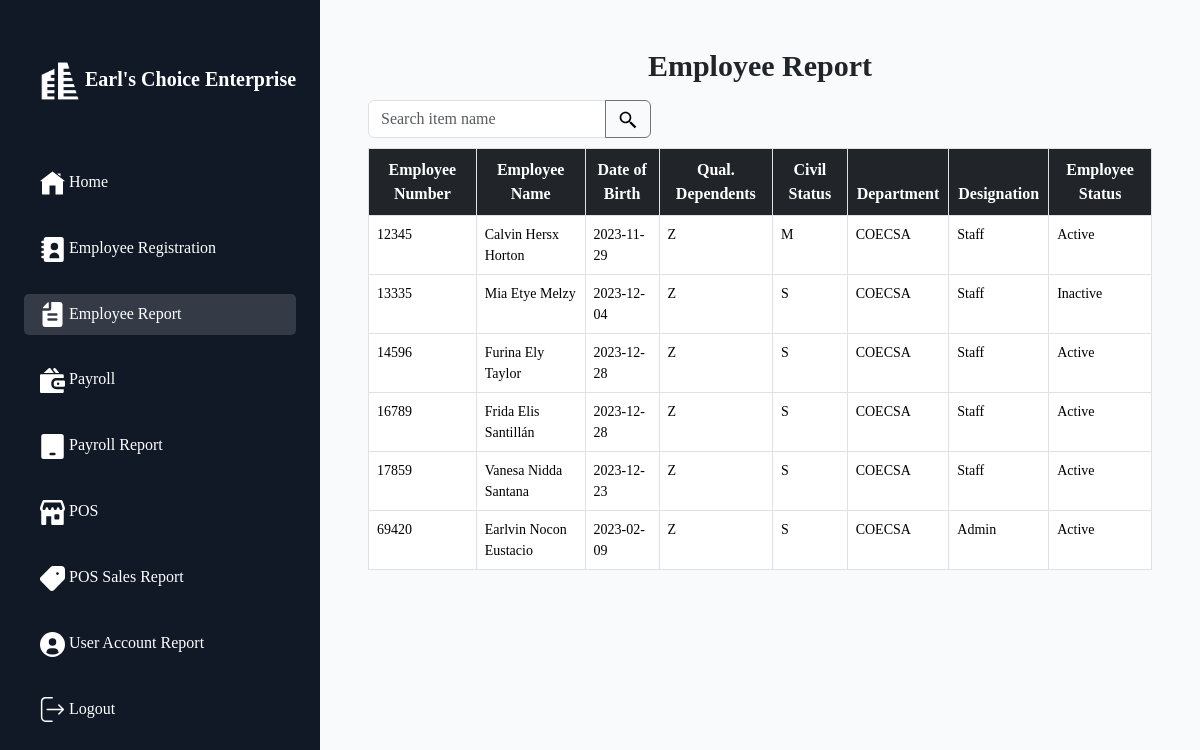
Screenshot of /employee_report.php (signed in) with the database file from the repository.
### tables this page shows
CREATE TABLE `personal_infotbl` (
  `id` int(11) NOT NULL,
  `employee_no` varchar(255) NOT NULL,
  `address_line1` text NOT NULL,
  `address_line2` text NOT NULL,
  `birth_date` date NOT NULL,
  `civil_status` varchar(255) NOT NULL,
  `contact_no` varchar(255) NOT NULL,
  `country` varchar(255) NOT NULL,
  `department` varchar(255) NOT NULL,
  `designation` varchar(255) NOT NULL,
  `email_address` varchar(255) NOT NULL,
  `employee_status` varchar(255) NOT NULL,
  `fname` varchar(255) NOT NULL,
  `gender` varchar(255) NOT NULL,
  `lname` varchar(255) NOT NULL,
  `mname` varchar(255) NOT NULL,
  `municipality` varchar(255) NOT NULL,
  `nationality` varchar(255) NOT NULL,
  `other_social_media_account` varchar(255) NOT NULL,
  `pay_date` date NOT NULL,
  `picpath` text NOT NULL,
  `qualified_dependent_status` varchar(255) NOT NULL,
  `social_media_account_id` varchar(255) NOT NULL,
  `state_province` varchar(255) NOT NULL,
  `suffix` varchar(255) NOT NULL,
  `zip_code` int(11) NOT NULL
);

### process/session_check.php (called while the page is built, shortened)
<?php
if (isset($_SESSION['privilege'])) {
    $user_privilege = $_SESSION['privilege'];
} else {
    header("Location: login_page.php");
    exit;
}

### employee_report.php (the view, shortened to what this page needs)
<?php
include 'process/session_check.php';
$conn = OpenCon();
$sql = "SELECT * FROM `personal_infotbl`;";
$result = $conn->query($sql);
?>
<!DOCTYPE html>
<html lang="en">
<head>
    <link href="https://cdn.jsdelivr.net/npm/bootstrap@5.3.1/dist/css/bootstrap.min.css" rel="stylesheet">
    <link rel="stylesheet" href="css/global.css">
</head>
<body>
    <div class="d-flex">
        <div class="vh-100 sticky-top " style="width: 320px; background-color:#111927">
            <nav class="navbar my-5 mx-4 px-3">
                <a class="navbar-brand text-white fw-bold" href="#">
                    <img src="images/logo.png" width="40" height="40" class="d-inline-block align-middle" alt="">
                    Earl's Choice Enterprise
                </a>
            </nav>
            <ul class="nav flex-column mb-auto mx-4">
                <li class="">
                    <a href="Admin_page.php" class="nav-link text-white mb-4">
                        Home
                    </a>
                </li>
                <li>
                    <a href="employee_registration_save.php" class="nav-link text-white mb-4 <?php echo $user_privilege == 1 ? '' : 'd-none' ?>">
                        Employee Registration
                    </a>
                </li>
                <li>
                    <a href="employee_report.php" class="nav-link text-white mb-4 <?php echo $user_privilege == 1 ? '' : 'd-none' ?>" style="background-color: #343b47;border-radius: 5px;">
                        Employee Report
                    </a>
                </li>
                <li>
                    <a href="Payroll_page.php" class="nav-link text-white mb-4 <?php echo ($user_privilege == 1 || $user_privilege == 2) ? '' : 'd-none' ?>">
                        Payroll
                    </a>
                </li>
                <li>
                    <a href="payroll_report.php" class="nav-link text-white  mb-4 <?php echo ($user_privilege == 1 || $user_privilege == 2) ? '' : 'd-none' ?>">
                        <svg class="w-6 h-6 text-gray-800 dark:text-white" aria-hidden="true" width="25" height="25" xmlns="http://www.w3.org/2000/svg" fill="currentColor" viewBox="0 0 18 20">
                            <path d="M16 0H2a2 2 0 0 0-2 2v16a2 2 0 0 0 2 2h14a2 2 0 0 0 2-2V2a2 2 0 0 0-2-2Zm-5.5 17h-3a1 1 0 0 1 0-2h3a1 1 0 0 1 0 2Z" />
                        </svg>
                        Payroll Report
                    </a>
                </li>
                <li>
                    <a href="Shop.php" class="nav-link text-white mb-4 <?php echo ($user_privilege == 1 || $user_privilege == 3) ? '' : 'd-none' ?>">
                        POS
                    </a>
                </li>
                <li>
                    <a href="pos_sales_report.php" class="nav-link text-white mb-4 <?php echo ($user_privilege == 1 || $user_privilege == 3) ? '' : 'd-none' ?>">
                        POS Sales Report
                    </a>
                </li>
                <li>
                    <a href="user_account_page.php" class="nav-link text-white mb-4 <?php echo ($user_privilege == 1) ? '' : 'd-none' ?>">
                        User Account Report
                    </a>
                </li>
                <li>
                    <a href="login_page.php" class="nav-link text-white  mb-4">
                        Logout
                    </a>
                </li>
            </ul>
        </div>
        <div class="flex-grow-1" style="background-color: #f9fafc;">
            <div class="px-5 my-5">
                <h1 class="d-flex justify-content-center m-2 fw-bold" style="font-size:30px;">Employee Report</h1>
                <form action="" method="post" class="input-group mb-3 mt-3" style="height: 2rem; width:283px">
                    <input type="text" class="form-control" aria-describedby="button-addon2" placeholder="Search item name" name='search'>
                    <button class="btn btn-outline-secondary" type="submit" id="search_button"> </button>
                </form>
                <section>
                    <div class="table-responsive">
                        <table class="table table-borderless rounded small table-hover">
                            <thead class="border">
                                <tr>
                                    <th class="py-6 ps-6 border bg-dark">
                                        <span class="btn p-0 d-flex align-items-center fw-bold pe-none text-white">Employee Number</span>
                                    </th>
                                    <th class="py-6 ps-6 border bg-dark">
                                        <span class="btn p-0 d-flex align-items-center fw-bold pe-none text-white">Employee Name</span>
                                    </th>
                                    <th class="py-6 ps-6 border bg-dark">
                                        <span class="btn p-0 d-flex align-items-center fw-bold pe-none text-white">Date of Birth</span>
                                    </th>
                                    <th class="py-6 ps-6 border bg-dark">
                                        <span class="btn p-0 d-flex align-items-center fw-bold pe-none text-white">Qual. Dependents</span>
                                    </th>
                                    <th class="py-6 ps-6 border bg-dark">
                                        <span class="btn p-0 d-flex align-items-center fw-bold pe-none text-white">Civil Status</span>
                                    </th>
                                    <th class="py-6 ps-6 border bg-dark">
                                        <span class="btn p-0 d-flex align-items-center fw-bold pe-none text-white">Department</span>
                                    </th>
                                    <th class="py-6 ps-6 border bg-dark">
                                        <span class="btn p-0 d-flex align-items-center fw-bold pe-none text-white">Designation</span>
                                    </th>
                                    <th class="py-6 ps-6 border bg-dark">
                                        <span class="btn p-0 d-flex align-items-center fw-bold pe-none text-white">Employee Status</span>
                                    </th>
                                </tr>
                            </thead>
                            <tbody>
                                <?php
                                if ($result) {
                                    while ($item = $result->fetch_assoc()) {
                                        echo "
                                <tr class='clickable-row' style='cursor: pointer' data-href='employee_registration_save.php?id={$item['id']}'>
                                    <td class='py-6 ps-6 border'>$item[employee_no]</td>
                                    <td class='py-6 ps-6 border'>$item[fname] $item[mname] $item[lname]</td>
                                    <td class='py-6 ps-6 border'>$item[birth_date]</td>
                                    <td class='py-6 ps-6 border'>$item[qualified_dependent_status]</td>
                                    <td class='py-6 ps-6 border'>$item[civil_status]</td>
                                    <td class='py-6 ps-6 border'>$item[department]</td>
                                    <td class='py-6 ps-6 border'>$item[designation]</td>
                                    <td class='py-6 ps-6 border'>$item[employee_status]</td>
                                </tr>
                                ";
                                    }
                                }
                                ?>
                            </tbody>
                        </table>
                    </div>
                </section>
            </div>
        </div>
    </div>
</body>
</html>

### css/global.css (style rules this page uses)
body { font-family: 'myFont'; }

### rows the page displays
personal_infotbl: employee_no "12345", fname "Calvin", mname "Hersx", lname "Horton", birth_date "2023-11-29", qualified_dependent_status "Z", civil_status "M", department "COECSA", designation "Staff", employee_status "Active"
personal_infotbl: employee_no "13335", fname "Mia", mname "Etye", lname "Melzy", birth_date "2023-12-04", qualified_dependent_status "Z", civil_status "S", department "COECSA", designation "Staff", employee_status "Inactive"
personal_infotbl: employee_no "14596", fname "Furina", mname "Ely", lname "Taylor", birth_date "2023-12-28", qualified_dependent_status "Z", civil_status "S", department "COECSA", designation "Staff", employee_status "Active"
personal_infotbl: employee_no "16789", fname "Frida", mname "Elis", lname "Santillán", birth_date "2023-12-28", qualified_dependent_status "Z", civil_status "S", department "COECSA", designation "Staff", employee_status "Active"
personal_infotbl: employee_no "17859", fname "Vanesa", mname "Nidda", lname "Santana", birth_date "2023-12-23", qualified_dependent_status "Z", civil_status "S", department "COECSA", designation "Staff", employee_status "Active"
personal_infotbl: employee_no "69420", fname "Earlvin", mname "Nocon", lname "Eustacio", birth_date "2023-02-09", qualified_dependent_status "Z", civil_status "S", department "COECSA", designation "Admin", employee_status "Active"
